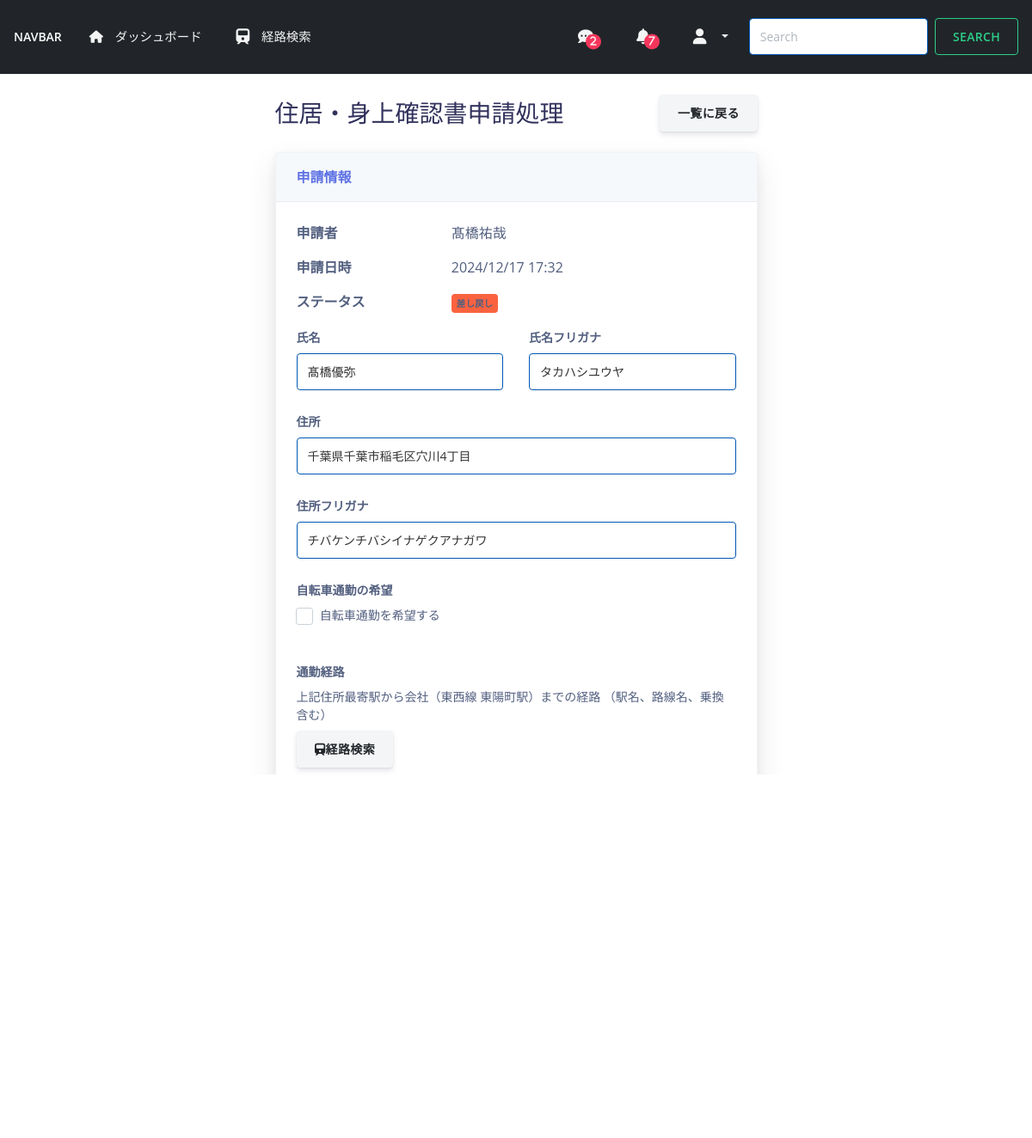
The page /request/update_confirmation/2/ (signed in) on the database its author committed.
### request/models.py (models this page shows, shortened)
class Application(models.Model):
    STATUS_CHOICES = [
        ('pending', '申請中'),
        ('approved', '承認済み'),
        ('rejected', '差し戻し'),
    ]
    user = models.ForeignKey(
        to=CustomUser,
        verbose_name='ユーザ',
        on_delete=models.CASCADE,
        null=True
    )
    status = models.CharField(
        max_length=10,
        choices=STATUS_CHOICES,
        verbose_name="申請ステータス",
        default='pending'
    )
    updated_at = models.DateTimeField(auto_now=True, verbose_name="更新日時")
    approval_date = models.DateField(verbose_name="承認日", blank=True, null=True)
    remarks = models.TextField(verbose_name="備考欄", blank=True, null=True)
    objects = ApplicationManager()
    class Meta:
        abstract = True

class Confirmation(Application):
    TRANSPORTATION_CHOICES = [
        ('walk', '徒歩'),
        ('bus', 'バス'),
        ('bicycle', '自転車'),
    ]
    name = models.CharField(max_length=100, verbose_name="氏名")
    name_kana = models.CharField(max_length=100, verbose_name="氏名フリガナ")
    address = models.TextField(verbose_name="住所")
    address_kana = models.TextField(verbose_name="住所フリガナ")
    is_bicycle_commute = models.BooleanField(verbose_name="自転車通勤", default=False)
    commute_route = models.TextField(verbose_name="通勤経路", blank=True, null=True)
    transportation_type = models.CharField(
        max_length=10,
        choices=TRANSPORTATION_CHOICES,
        verbose_name="最寄駅までの交通手段",
        default='walk'
    )
    bus_route = models.TextField(verbose_name="バス経路", blank=True, null=True)
    route_json = models.JSONField(verbose_name="経路データ（JSON）", blank=True, null=True)
    bus_route_json = models.JSONField(verbose_name="バス経路データ（JSON）", blank=True, null=True)
    updated_at = models.DateTimeField(auto_now=True, verbose_name="更新日時")
    economic_route_json = models.JSONField(verbose_name="経済路線（JSON）", blank=True, null=True)
    commuting_expenses = models.IntegerField(verbose_name="定期券代", blank=True, null=True)
    class Meta:
        verbose_name = "住居・身上確認書"
        verbose_name_plural = "住居・身上確認書"

### accounts/models.py (models this page shows)
class CustomUser(AbstractUser):
    EMPLOYEE_TYPES = [
        ('内定者', '内定者'),
        ('社員', '社員'),
        ('退職者', '退職者'),
        ('人事', '人事'),
    ]
    employee_type = models.CharField(
        max_length=20,
        choices=EMPLOYEE_TYPES,
        default='内定者',
        verbose_name='社員属性'
    )
    date_of_joining = models.DateField(
        null=True,
        blank=True,
        verbose_name='入社日'
    )
    is_first_login = models.BooleanField(
        default=True,
        verbose_name='初回ログイン'
    )

### request/views.py (the view, shortened to what this page needs)
# urls.py: path('update_confirmation/<int:pk>/', ConfirmationUpdateView.as_view(), name='update_confirmation'),
class ConfirmationUpdateView(ApplicationUpdateView):
    model = Confirmation
    form_class = ConfirmationForm
    success_url = reverse_lazy('request:pending_list')
    application_type = '住居・身上確認書'

### notification/context_processors.py (called while the page is built)
def unread_notifications_count(request):
    if request.user.is_authenticated:
        unread_count = Notification.objects.filter(user=request.user, is_read=False).count()
        message_count = Message.objects.filter(recipient=request.user, is_read=False).count()
        return {'unread_notifications_count': unread_count, 'unread_messages_count': message_count}
    return {'unread_notifications_count': 0}

### request/views.py (called while the page is built)
    def get_context_data(self, **kwargs):
        context = super().get_context_data(**kwargs)
        context['application_type'] = self.application_type
        return context

### templates/request/application_update.html (shortened to what this page needs)
{% extends "request/base.html" %}
{% load static %}
{% block content %}
<div class="container-fluid px-4 py-4">
    <div class="row justify-content-center">
        <div class="col-md-8 col-lg-6">
            <div class="d-flex justify-content-between align-items-center mb-4">
                {% if user.is_staff %}
                <h1 class="h3 mb-0 text-gray-800">{{ application_type }}申請処理</h1>
                    <a href="{% url 'request:unprocessing_list' %}" class="btn btn-secondary">一覧に戻る</a>
                {% endif %}
            </div>
            <div class="card shadow mb-4">
                <div class="card-header py-3">
                    <h6 class="m-0 font-weight-bold text-primary">申請情報</h6>
                </div>
                <div class="card-body">
                    <div class="row mb-3">
                        <div class="col-md-4">
                            <strong>申請者</strong>
                        </div>
                        <div class="col-md-8">
                            {{ application.user.first_name }}
                        </div>
                    </div>
                    <div class="row mb-3">
                        <div class="col-md-4">
                            <strong>申請日時</strong>
                        </div>
                        <div class="col-md-8">
                            {{ application.updated_at|date:"Y/m/d H:i" }}
                        </div>
                    </div>
                    <div class="row mb-3">
                        <div class="col-md-4">
                            <strong>ステータス</strong>
                        </div>
                        <div class="col-md-8">
                            <span class="badge {% if application.status == 'rejected' %}bg-warning{% elif application.status == 'approved' %}bg-success{% else %}bg-secondary{% endif %}">
                                {{ application.get_status_display }}
                            </span>
                        </div>
                    </div>
                    {% if application_type == '住居・身上確認書' %}
                        {% include "request/confirmation_parts.html" %}
                    {% elif application_type == '自転車通勤申請書' %}
                        {% include "request/bicycle_commute_parts.html" %}
                    {% endif %}
                </div>
            </div>
        </div>
    </div>
</div>
{% endblock %}

### templates/request/confirmation_parts.html (shortened to what this page needs)
<form method="POST">
    <div class="row g-3">
        <div class="col-md-6 mb-4">
            <label for="{{ form.name.id_for_label }}" class="form-label custom-confirmation-label">
                {{ form.name.label }}</label>
            {{ form.name }}
        </div>
        <div class="col-md-6 mb-4">
            <label for="{{ form.name_kana.id_for_label }}" class="form-label custom-confirmation-label">
                {{ form.name_kana.label }}</label>
            {{ form.name_kana }}
        </div>
        <div class="col-12 mb-4">
            <label for="{{ form.address.id_for_label }}" class="form-label custom-confirmation-label">
                {{ form.address.label }}</label>
            {{ form.address }}
        </div>
        <div class="col-12 mb-4">
            <label for="{{ form.address_kana.id_for_label }}"
                class="form-label custom-confirmation-label">{{ form.address_kana.label }}</label>
            {{ form.address_kana }}
        </div>
        <div class="col-12 mb-4">
            <label class="form-label custom-confirmation-label">自転車通勤の希望</label>
            <div class="d-flex justify-content-start">
                <div class="custom-control custom-checkbox mb-3">
                    <label class="custom-control-label" for="isBicycleCommute">自転車通勤を希望する</label>
                </div>
            </div>
        </div>
        <div id="train_input_area" class="col-12">
            <label for="{{ form.commute_route.id_for_label }}"
                class="form-label custom-confirmation-label">{{ form.commute_route.label }}</label><br>
            <label>上記住所最寄駅から会社（東西線 東陽町駅）までの経路 （駅名、路線名、乗換含む）</label>
            <div class="mb-3">
                <button type="button" id="searchRouteModalOpen" class="btn btn-secondary">
                    <i class="fa fa-train" aria-hidden="true"></i>経路検索
                </button>
            </div>
            <div id="routeInputArea">
                {{ form.commute_route }}
            </div>
            <div class="mt-4">
                <label class="form-label custom-confirmation-label">上記住所最寄駅までの交通手段</label>
                <div class="d-flex justify-content-start">
                    {% for choice in form.transportation_type.field.choices %}
                    <div class="custom-control custom-radio mb-3 mr-3">
                        <label class="custom-control-label" for="{{ choice.0 }}">{{ choice.1 }}</label>
                    </div>
                    {% endfor %}
                </div>
            </div>
        </div>
        <div class="col-12 mb-4">
            <label for="{{ form.remarks.id_for_label }}"
                class="form-label custom-confirmation-label">{{ form.remarks.label }}</label>
            {{ form.remarks }}
        </div>
        <div class="col-12">
            <button type="submit" class="btn btn-primary" name="next" value="confirm">確認する</button>
        </div>
    </div>
</form>

### static/css/style.css (style rules this page uses)
* { box-sizing: border-box; }
.form-control { border: 1px solid #0056b3; }
.custom-input { color: #333333; }
.form-control { background-color: #fff; opacity: 1; color: #333333; }
.form-control[readonly] { background-color: #fff; opacity: 1; color: #333333; }
.custom-confirmation-label { font-weight: bold; }

### static/css/dashboard.css (style rules this page uses)
.btn-primary { border-radius: 0.5rem; }

### rows shown on the page
Confirmation: user.first_name "髙橋祐哉", updated_at "2024/12/17 17:32", status "差し戻し", name "髙橋優弥", name_kana "タカハシユウヤ", address "千葉県千葉市稲毛区穴川4丁目", address_kana "チバケンチバシイナゲクアナガワ"

### other values the page prints
{{ unread_messages_count }} "2"
{{ unread_notifications_count }} "7"
{{ application_type }} "住居・身上確認書"
